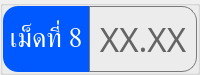
                     <widget class="QGroupBox" name="thickness_val_group_8">
                      <property name="minimumSize">
                       <size>
                        <width>0</width>
                        <height>0</height>
                       </size>
                      </property>
                      <property name="maximumSize">
                       <size>
                        <width>16777215</width>
                        <height>60</height>
                       </size>
                      </property>
                      <property name="styleSheet">
                       <string notr="true">color: rgb(255, 255, 255);</string>
                      </property>
                      <layout class="QHBoxLayout" name="horizontalLayout_27">
                       <property name="spacing">
                        <number>0</number>
                       </property>
                       <property name="leftMargin">
                        <number>0</number>
                       </property>
                       <property name="topMargin">
                        <number>0</number>
                       </property>
                       <property name="rightMargin">
                        <number>0</number>
                       </property>
                       <property name="bottomMargin">
                        <number>0</number>
                       </property>
                       <item>
                        <widget class="QLabel" name="thickness_val_title_8">
                         <property name="minimumSize">
                          <size>
                           <width>80</width>
                           <height>0</height>
                          </size>
                         </property>
                         <property name="maximumSize">
                          <size>
                           <width>110</width>
                           <height>16777215</height>
                          </size>
                         </property>
                         <property name="font">
                          <font>
                           <family>Kanit</family>
                           <pointsize>20</pointsize>
                           <italic>false</italic>
                           <bold>false</bold>
                           <underline>false</underline>
                           <strikeout>false</strikeout>
                          </font>
                         </property>
                         <property name="styleSheet">
                          <string notr="true">background-color: #0059fe;
border-top-left-radius: 15px;
border-bottom-left-radius: 15px;</string>
                         </property>
                         <property name="text">
                          <string>เม็ดที่ 8</string>
                         </property>
                         <property name="alignment">
                          <set>Qt::AlignmentFlag::AlignCenter</set>
                         </property>
                        </widget>
                       </item>
                       <item>
                        <widget class="QFrame" name="thickness_val_frame_8">
                         <property name="minimumSize">
                          <size>
                           <width>0</width>
                           <height>0</height>
                          </size>
                         </property>
                         <property name="styleSheet">
                          <string notr="true">border: solid;
border-width: 1px;
border-color: rgb(121, 121, 121);
border-top-right-radius: 15px;
border-bottom-right-radius: 15px;</string>
                         </property>
                         <property name="frameShape">
                          <enum>QFrame::Shape::StyledPanel</enum>
                         </property>
                         <property name="frameShadow">
                          <enum>QFrame::Shadow::Raised</enum>
                         </property>
                         <layout class="QHBoxLayout" name="horizontalLayout_28">
                          <item>
                           <widget class="QPushButton" name="thickness_val_8">
                            <property name="font">
                             <font>
                              <family>Kanit</family>
                              <pointsize>25</pointsize>
                             </font>
                            </property>
                            <property name="styleSheet">
                             <string notr="true">border: none;
color: rgb(100, 100, 100);</string>
                            </property>
                            <property name="text">
                             <string>XX.XX</string>
                            </property>
                           </widget>
                          </item>
                         </layout>
                        </widget>
                       </item>
                      </layout>
                     </widget>
